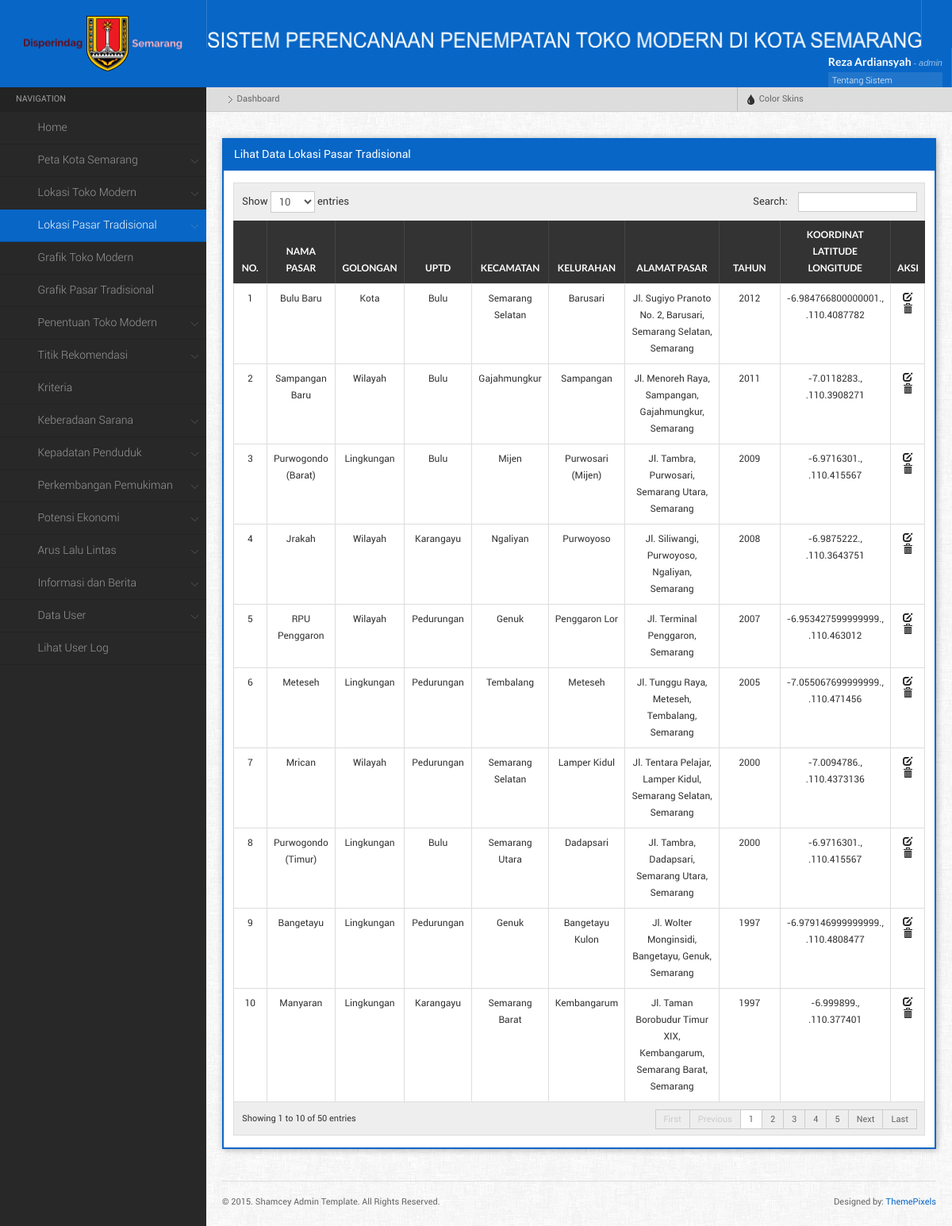
/main.php?menu=lihatPasar (signed in), run on the app's committed database.
### tables this page shows
CREATE TABLE `lokasi_pasar` (
  `id_pasar` int(11) NOT NULL,
  `id_kelurahan` int(11) NOT NULL,
  `nama_pasar` varchar(50) NOT NULL,
  `golongan` varchar(25) NOT NULL,
  `uptd` varchar(25) NOT NULL,
  `alamat_pasar` varchar(100) NOT NULL,
  `tahun` year(4) NOT NULL,
  `lat` varchar(25) NOT NULL,
  `lng` varchar(25) NOT NULL
);

CREATE TABLE `kecamatan` (
  `id_kecamatan` int(11) NOT NULL,
  `nama_kecamatan` varchar(50) NOT NULL,
  `latitude` varchar(25) NOT NULL,
  `longitude` varchar(25) NOT NULL
);

CREATE TABLE `kelurahan` (
  `id_kelurahan` int(11) NOT NULL,
  `id_kecamatan` int(11) NOT NULL,
  `Kelurahan` char(50) DEFAULT NULL,
  `Geometry` longblob,
  `Luas` decimal(10,3) DEFAULT NULL,
  `XMin` int(11) DEFAULT NULL,
  `XMax` int(11) DEFAULT NULL,
  `YMin` int(11) DEFAULT NULL,
  `YMax` int(11) DEFAULT NULL,
  `id_lokasi` int(11) NOT NULL
);

### component/lihat_pasar.php (the view, shortened to what this page needs)
<?php
	$query =mysql_query("SELECT * FROM lokasi_pasar a, kelurahan b, kecamatan c
							WHERE a.id_kelurahan = b.id_kelurahan
							AND b.id_kecamatan = c.id_kecamatan
							ORDER BY tahun DESC, c.id_kecamatan ASC") or die (mysql_error());
    echo" <div class=\"widget\">
			<h4 class=\"widgettitle\">Lihat Data Lokasi Pasar Tradisional</h4>
			<div class=\"widgetcontent\">
			<table id=\"dyntable\" class=\"table table-bordered responsive\">
                <thead>
                    <tr>
                        <th></th>
                        <th><center>No.</th>
						<th><center>Nama Pasar</th>
						<th><center>Golongan</th>
						<th><center>UPTD</th>
						<th><center>Kecamatan</th>
						<th><center>Kelurahan</th>
                        <th><center>Alamat Pasar</th>
                        <th><center>Tahun</th>
						<th><center>Koordinat<br>Latitude Longitude</th>
						<th><center>Aksi</th>
                    </tr>
                </thead>
				<tbody>";
				$no = 1;
				while($pecah = mysql_fetch_array($query)){
					echo "<tr class=\" \">
						<td></td>
						<td style='width:5%;'><center>$no</td>
						<td style='width:10%;'><center>$pecah[nama_pasar]</td>
						<td style='width:10%;'><center>$pecah[golongan]</td>
						<td style='width:10%;'><center>$pecah[uptd]</td>
						<td style='width:10%;'><center>$pecah[nama_kecamatan]</td>
						<td style='width:10%;'><center>$pecah[Kelurahan]</td>
						<td style='width:15%;'><center>$pecah[alamat_pasar]</td>
						<td style='width:10%;'><center>$pecah[tahun]</td>
						<td style='width:15%;'><center>$pecah[lat]., .$pecah[lng]</td>
						<td class=\"center\" style=\"width: 60px;\">
							<a href= \"main.php?menu=editPasar&id_pasar=$pecah[id_pasar]\" title=\"Edit\"><i  class=\"icon-edit\"></i></a>
							<a href=\"main.php?menu=hapusPasar&id_pasar=$pecah[id_pasar]\" title=\"Hapus\" onClick=\"return confirm('Apakah Anda yakin ingin menghapus data ini?')\" class=\"icon-trash\"><i></i></a>
						</td>";
					echo "</td>
					</tr>";
				$no++;
				};
				echo "</tbody>
			</table>
		 </div>
		 </div>
	";
?>

### css/responsive-tables.css (style rules this page uses)
table.responsive { margin-bottom: 0; }
table.responsive td, table.responsive th { position: relative; overflow: hidden; white-space: wrap !important; }

### data on the page
lokasi_pasar: nama_pasar "Bulu Baru", golongan "Kota", uptd "Bulu", kecamatan.nama_kecamatan "Semarang Selatan", id_kelurahan.Kelurahan "Barusari", alamat_pasar "Jl. Sugiyo Pranoto No. 2, Barusari, Semarang Selatan, Semarang", tahun "2012", lat "-6.984766800000001", lng "110.4087782"
lokasi_pasar: nama_pasar "Sampangan Baru", golongan "Wilayah", uptd "Bulu", kecamatan.nama_kecamatan "Gajahmungkur", id_kelurahan.Kelurahan "Sampangan", alamat_pasar "Jl. Menoreh Raya, Sampangan, Gajahmungkur, Semarang", tahun "2011", lat "-7.0118283", lng "110.3908271"
lokasi_pasar: nama_pasar "Purwogondo (Barat)", golongan "Lingkungan", uptd "Bulu", kecamatan.nama_kecamatan "Mijen", id_kelurahan.Kelurahan "Purwosari (Mijen)", alamat_pasar "Jl. Tambra, Purwosari, Semarang Utara, Semarang", tahun "2009", lat "-6.9716301", lng "110.415567"
lokasi_pasar: nama_pasar "Jrakah", golongan "Wilayah", uptd "Karangayu", kecamatan.nama_kecamatan "Ngaliyan", id_kelurahan.Kelurahan "Purwoyoso", alamat_pasar "Jl. Siliwangi, Purwoyoso, Ngaliyan, Semarang", tahun "2008", lat "-6.9875222", lng "110.3643751"
lokasi_pasar: nama_pasar "RPU Penggaron", golongan "Wilayah", uptd "Pedurungan", kecamatan.nama_kecamatan "Genuk", id_kelurahan.Kelurahan "Penggaron Lor", alamat_pasar "Jl. Terminal Penggaron, Semarang", tahun "2007", lat "-6.953427599999999", lng "110.463012"
lokasi_pasar: nama_pasar "Meteseh", golongan "Lingkungan", uptd "Pedurungan", kecamatan.nama_kecamatan "Tembalang", id_kelurahan.Kelurahan "Meteseh", alamat_pasar "Jl. Tunggu Raya, Meteseh, Tembalang, Semarang", tahun "2005", lat "-7.055067699999999", lng "110.471456"
lokasi_pasar: nama_pasar "Mrican", golongan "Wilayah", uptd "Pedurungan", kecamatan.nama_kecamatan "Semarang Selatan", id_kelurahan.Kelurahan "Lamper Kidul", alamat_pasar "Jl. Tentara Pelajar, Lamper Kidul, Semarang Selatan, Semarang", tahun "2000", lat "-7.0094786", lng "110.4373136"
lokasi_pasar: nama_pasar "Purwogondo (Timur)", golongan "Lingkungan", uptd "Bulu", kecamatan.nama_kecamatan "Semarang Utara", id_kelurahan.Kelurahan "Dadapsari", alamat_pasar "Jl. Tambra, Dadapsari, Semarang Utara, Semarang", tahun "2000", lat "-6.9716301", lng "110.415567"
lokasi_pasar: nama_pasar "Bangetayu", golongan "Lingkungan", uptd "Pedurungan", kecamatan.nama_kecamatan "Genuk", id_kelurahan.Kelurahan "Bangetayu Kulon", alamat_pasar "Jl. Wolter Monginsidi, Bangetayu, Genuk, Semarang", tahun "1997", lat "-6.979146999999999", lng "110.4808477"
lokasi_pasar: nama_pasar "Manyaran", golongan "Lingkungan", uptd "Karangayu", kecamatan.nama_kecamatan "Semarang Barat", id_kelurahan.Kelurahan "Kembangarum", alamat_pasar "Jl. Taman Borobudur Timur XIX, Kembangarum, Semarang Barat, Semarang", tahun "1997", lat "-6.999899", lng "110.377401"

### other printed values
$_SESSION['nama_user'] "Reza Ardiansyah"
$_SESSION['username'] "admin"
